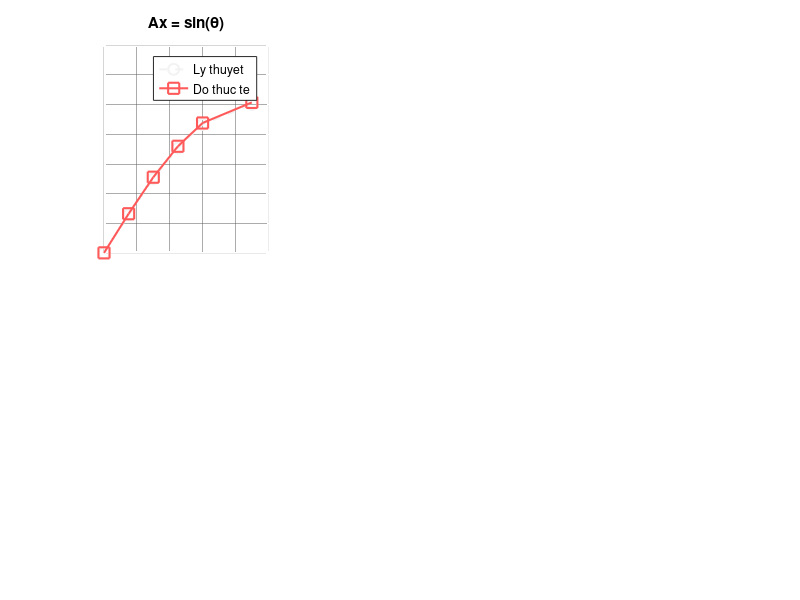

Write the MATLAB code that produced this figure. (Note: this script raises an error after producing the figure.)
clc; clear; close all;
angles_list = [0, 15, 30, 45, 60, 90];
fid = fopen('bai3_data.txt', 'r');
if fid == -1
    error('Khong mo duoc file bai3_data.txt. Kiem tra lai duong dan.');
end

raw = [];
while ~feof(fid)
    line = strtrim(fgetl(fid));
    parts = strsplit(line, ',');
    if numel(parts) == 4
        vals = str2double(parts);
        if ~any(isnan(vals))
            raw = [raw; vals]; %#ok<AGROW>
        end
    end
end
fclose(fid);

if isempty(raw)
    error('Khong doc duoc du lieu. Kiem tra lai dinh dang file.');
end
fprintf('Doc duoc %d dong du lieu tu file.\n', size(raw, 1));

%% ---- 2. TINH TRUNG BINH THEO GOC ----
ax_meas = zeros(1,6);
ay_meas = zeros(1,6);
az_meas = zeros(1,6);

for i = 1:6
    ang = angles_list(i);
    idx = abs(raw(:,1) - ang) < 0.5; 
    if sum(idx) == 0
        warning('Khong co du lieu cho goc %d do!', ang);
        continue
    end
    ax_meas(i) = mean(raw(idx, 2));
    ay_meas(i) = mean(raw(idx, 3));
    az_meas(i) = mean(raw(idx, 4));
end

%% ---- 3. GIA TRI LY THUYET ----
angles_rad = deg2rad(angles_list);
ax_theory  = sin(angles_rad);
ay_theory  = zeros(1,6);
az_theory  = cos(angles_rad);

%% ---- 4. TINH |a| VA SAI LECH ----
mag_meas = sqrt(ax_meas.^2 + ay_meas.^2 + az_meas.^2);
err_pct  = abs(mag_meas - 1.0) * 100;

fprintf('\n=== BAI 3: ANH HUONG GIA TOC TRONG TRUONG ===\n\n');
fprintf('%-6s | %-8s %-8s %-8s | %-8s %-8s %-8s | %-6s | %-8s\n', ...
    'Goc','Ax_LT','Ay_LT','Az_LT','Ax_do','Ay_do','Az_do','|a|','Sai lech');
fprintf('%s\n', repmat('-',1,80));
for i = 1:6
    fprintf('%-6d | %-8.3f %-8.3f %-8.3f | %-8.3f %-8.3f %-8.3f | %-6.4f | %.2f%%\n', ...
        angles_list(i), ...
        ax_theory(i), ay_theory(i), az_theory(i), ...
        ax_meas(i),   ay_meas(i),   az_meas(i), ...
        mag_meas(i),  err_pct(i));
end

fprintf('\n--- DANH GIA ---\n');
if all(err_pct <= 3.0)
    fprintf('[OK] Tat ca goc do: sai lech |a| < 3%%\n');
else
    bad = angles_list(err_pct > 3.0);
    fprintf('[!] Goc do lech >3%%: %s -> Can hieu chinh gain Accel\n', mat2str(bad));
end

%% ---- 5. DARK THEME SETUP ----
BG   = [0.10 0.10 0.10];
AX   = [0.15 0.15 0.15];
FG   = [1.00 1.00 1.00];
GRID = [0.35 0.35 0.35];
CLT  = [0.95 0.95 0.95];
CRX  = [1.00 0.35 0.35];
CGR  = [0.35 0.90 0.35];
CBL  = [0.35 0.65 1.00];
COR  = [1.00 0.70 0.10];
CGB  = [0.50 0.80 1.00];
fig = figure('Name','Bai 3 - Anh huong gia toc trong truong', ...
             'Position',[50 50 1300 800], ...
             'Color', BG); 
    function style_ax(ax, AX, FG, GRID)
        set(ax, 'Color', AX, ...
                'XColor', FG, 'YColor', FG, 'ZColor', FG, ...
                'GridColor', GRID, 'MinorGridColor', GRID, ...
                'GridAlpha', 0.5);
        ax.Title.Color  = FG;
        ax.XLabel.Color = FG;
        ax.YLabel.Color = FG;
        lg = ax.Legend;
        if ~isempty(lg)
            lg.Color     = [0.18 0.18 0.18];
            lg.TextColor = FG;
            lg.EdgeColor = [0.5 0.5 0.5];
        end
    end

%% ---- 6. VE DO THI ----
% --- Ax ---
ax1 = subplot(2,3,1);
plot(angles_list, ax_theory, '--o', 'Color', CLT, 'LineWidth',1.5,'MarkerSize',8, ...
     'DisplayName','Ly thuyet'); hold on;
plot(angles_list, ax_meas,   '-s',  'Color', CRX, 'LineWidth',1.5,'MarkerSize',8, ...
     'DisplayName','Do thuc te');
xlabel('Goc nghieng (do)'); ylabel('Ax (g)');
title('Ax = sin(\theta)'); legend('Location','best'); grid on;
style_ax(ax1, AX, FG, GRID);
% --- Ay ---
ax2 = subplot(2,3,2);
plot(angles_list, ay_theory, '--o', 'Color', CLT, 'LineWidth',1.5,'MarkerSize',8, ...
     'DisplayName','Ly thuyet'); hold on;
plot(angles_list, ay_meas,   '-s',  'Color', CGR, 'LineWidth',1.5,'MarkerSize',8, ...
     'DisplayName','Do thuc te');
xlabel('Goc nghieng (do)'); ylabel('Ay (g)');
title('Ay \approx 0'); legend('Location','best'); grid on;
style_ax(ax2, AX, FG, GRID);

% --- Az ---
ax3 = subplot(2,3,3);
plot(angles_list, az_theory, '--o', 'Color', CLT, 'LineWidth',1.5,'MarkerSize',8, ...
     'DisplayName','Ly thuyet'); hold on;
plot(angles_list, az_meas,   '-s',  'Color', CBL, 'LineWidth',1.5,'MarkerSize',8, ...
     'DisplayName','Do thuc te');
xlabel('Goc nghieng (do)'); ylabel('Az (g)');
title('Az = cos(\theta)'); legend('Location','best'); grid on;
style_ax(ax3, AX, FG, GRID);
% --- |a| tong hop ---
ax4 = subplot(2,3,4);
plot(angles_list, ones(1,6), '--', 'Color', CLT, 'LineWidth',2, ...
     'DisplayName','1g ly tuong'); hold on;
plot(angles_list, mag_meas, '-o', 'Color', COR, 'LineWidth',1.5,'MarkerSize',8, ...
     'DisplayName','|a| do duoc');
fill([angles_list, fliplr(angles_list)], ...
     [ones(1,6)*0.97, ones(1,6)*1.03], ...
     [0.3 0.5 0.8], 'FaceAlpha',0.25, 'EdgeColor','none', ...
     'DisplayName','±3%');
xlabel('Goc nghieng (do)'); ylabel('|a| (g)');
title('Gia toc tong hop |a| (phai = 1g)');
legend('Location','best'); grid on; ylim([0.90 1.10]);
style_ax(ax4, AX, FG, GRID);

% --- Sai lech % ---
ax5 = subplot(2,3,5);
b = bar(angles_list, err_pct, 'FaceColor', [0.30 0.60 1.00], 'EdgeColor','none');
hold on;
yline(3.0, '--', '3% gioi han', 'Color', [1 0.4 0.4], 'LineWidth',1.5, ...
      'LabelVerticalAlignment','bottom', 'FontSize', 9);
xlabel('Goc nghieng (do)'); ylabel('Sai lech |a| (%)');
title('Sai lech so voi 1g ly tuong'); grid on;
ylim([0, max(max(err_pct), 3)*1.4]);
style_ax(ax5, AX, FG, GRID);
ax5.YAxis.Color = FG;

% --- Super title ---
sgt = sgtitle('BAI 3 - KHAO SAT ANH HUONG GIA TOC TRONG TRUONG', ...
              'FontSize',13, 'FontWeight','bold');
sgt.Color = FG;

saveas(fig, 'bai3_gravity.png');
fprintf('\n[OK] Da luu bai3_gravity.png\n');
